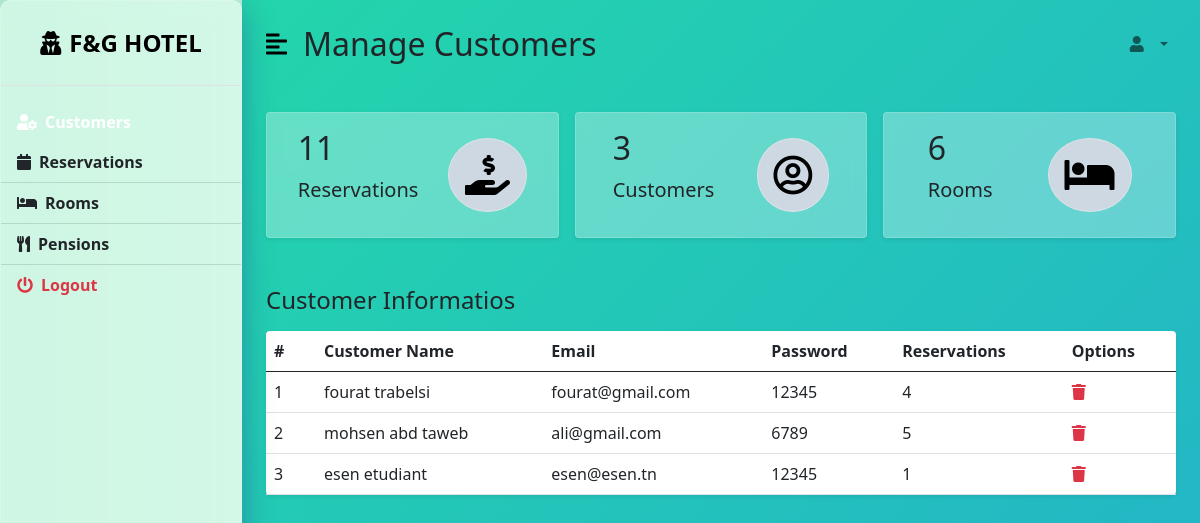
Screenshot of /hotelwebsite/Views/dash_admin.php (signed in) with the database file from the repository.
### tables this page shows
CREATE TABLE `customers` (
  `id` tinyint(50) NOT NULL,
  `full_name` varchar(50) NOT NULL,
  `user_email` varchar(50) NOT NULL,
  `user_pass` varchar(50) NOT NULL
);

### hotelwebsite/actions/autoload.act.php (called while the page is built, shortened)
<?php
spl_autoload_register(function ($class_name) {
    $base_dir = __DIR__ . '/../Models/';
    $class_name = str_replace('\\', DIRECTORY_SEPARATOR, $class_name);
    $file = $base_dir . $class_name . '.class.php';
});

### hotelwebsite/Models/Dbc.class.php (called while the page is built)
<?php
class Dbc {
    private string $host = 'localhost';
    private string $db_name = 'reservation';
    private string $user = 'root';
    private string $pass = '';
    public function connect(): PDO
    {
        $dsn = 'mysql:host=' . $this->host . ';dbname=' . $this->db_name;
        $pdo = new PDO($dsn, $this->user, $this->pass);
        $pdo->setAttribute(PDO::ATTR_DEFAULT_FETCH_MODE, PDO::FETCH_ASSOC);
        return $pdo;
    }
}

### hotelwebsite/Models/Admin.class.php (called while the page is built, shortened)
<?php
    class Admin extends Dbc
    {
        public function count_reservation_for_each_cos($user_id)
        {
            $sql = "SELECT COUNT(id) as reserve_count from reserve where user_id = ?";
            $stmt = $this->connect()->prepare($sql);
            $stmt->execute([$user_id]);
            $result = $stmt->fetch();
            return $result['reserve_count'];
        }
        public function count_all_reservations()
        {
            $sql = "SELECT COUNT(id) as reserve_nbr from reserve  ";
            $stmt = $this->connect()->query($sql);
            $result = $stmt->fetch();
            return $result['reserve_nbr'];
        }
        public function count_all_rooms()
        {
            $sql = "SELECT COUNT(room_id) as room_nbr from rooms  ";
            $stmt = $this->connect()->query($sql);
            $result = $stmt->fetch();
            return $result['room_nbr'];
        }
        public function count_all_customers()
        {
            $sql = "SELECT COUNT(id) as cost_nbr from customers ";
            $stmt = $this->connect()->query($sql);
            $result = $stmt->fetch();
            return $result['cost_nbr'];
        }
    }

### hotelwebsite/Models/Customer.class.php (called while the page is built, shortened)
<?php
    class Customer extends Dbc
    {
        public function get_customers_data(): array
        {
            $sql = "SELECT * From customers";
            $stmt = $this->connect()->query($sql);
            return $stmt->fetchAll();
        }
    }

### hotelwebsite/Controllers/dash_admin.con.php (the view, shortened to what this page needs)
<?php
    include '../actions/autoload.act.php';
    function get_costumers_data()
    {
        $customer = new Customer();
        $result = $customer->get_customers_data();
        foreach ($result as $row) {
            $res = new Admin();
            $reserve_count = $res->count_reservation_for_each_cos($row['id']);
            echo '<tr>';
            echo '<td>' . $row['id'] . '</td>';
            echo '<td>' . $row['full_name'] . '</td>';
            echo '<td>' . $row['user_email'] . '</td>';
            echo '<td>' . $row['user_pass'] . '</td>';
            echo '<td>' . $reserve_count . '</td>';
            echo '<td><a class="delete_costumer" id="' . $row['id'] . '" href="#" ><i class="fas fa-trash text-danger delete_costumer" ></i></a ></td>';
        }
    }
    function reservations_number()
    {
        $nbr = new Admin();
        return $nbr->count_all_reservations();
    }
    function room_number()
    {
        $nbr = new Admin();
        return $nbr->count_all_rooms();
    }
    function costumer_number()
    {
        $nbr = new Admin();
        return $nbr->count_all_customers();
    }

### hotelwebsite/Views/dash_admin.php (shortened to what this page needs)
<?php
    include ('../Controllers/dash_admin.con.php');
?>
<!DOCTYPE html>
<html lang="en">
<head>
    <link href="https://cdn.jsdelivr.net/npm/bootstrap@5.0.0-beta3/dist/css/bootstrap.min.css" rel="stylesheet" />
    <link rel="stylesheet" href="https://cdnjs.cloudflare.com/ajax/libs/font-awesome/5.15.3/css/all.min.css" />
    <link rel="stylesheet" href="styles.css" />
</head>
<body>
    <div class="d-flex" id="wrapper">
        <div class="side" id="sidebar-wrapper">
            <div class="sidebar-heading text-center py-4 primary-text fs-4 fw-bold text-uppercase border-bottom"><i
                    class="fas fa-user-secret me-2"></i>F&G HOTEL</div>
            <div class="list-group list-group-flush my-3">
                <a href="#" class="list-group-item list-group-item-action bg-transparent second-text customer active"><i class="fas fa-user-cog me-2"></i>Customers</a>
                <a href="#" class="list-group-item list-group-item-action bg-transparent second-text reservation fw-bold"><i class="fas fa-calendar me-2"></i>Reservations</a>
                <a href="#" class="list-group-item list-group-item-action bg-transparent second-text room fw-bold"><i class="fas fa-bed me-2"></i>Rooms</a>
                <a href="#" class="list-group-item list-group-item-action bg-transparent second-text pension fw-bold"><i class="fas fa-utensils me-2 "></i>Pensions</a>
                <a href="../Controllers/logout.conadmin.php" class="list-group-item list-group-item-action bg-transparent text-danger fw-bold"><i
                        class="fas fa-power-off me-2"></i>Logout</a>
            </div>
        </div>
        <div id="page-content-wrapper">
            <nav class="navbar navbar-expand-lg navbar-light bg-transparent py-4 px-4">
                <div class="d-flex align-items-center">
                    <i class="fas fa-align-left primary-text fs-4 me-3" id="menu-toggle"></i>
                    <h2 class="fs-2 m-0">Manage Customers </h2>
                </div>
                <div class="collapse navbar-collapse" id="navbarSupportedContent">
                    <ul class="navbar-nav ms-auto mb-2 mb-lg-0">
                        <li class="nav-item dropdown">
                            <a class="nav-link dropdown-toggle second-text fw-bold" href="#" id="navbarDropdown"
                                role="button" data-bs-toggle="dropdown" aria-expanded="false">
                                <i class="fas fa-user me-2"></i><?php echo $_SESSION['user_name']; ?>
                            </a>
                        </li>
                    </ul>
                </div>
            </nav>
            <div class="container-fluid px-4">
                <div class="row g-3 my-2">
                    <div class="col-md-4 ">
                        <div class="p-3  shadow-sm d-flex justify-content-around align-items-center rounded cards">
                            <div>
                                <h3 class="fs-2"><?php echo reservations_number() ?></h3>
                                <p class="fs-5">Reservations</p>
                            </div>
                            <i
                                class="fas fa-hand-holding-usd fs-1 primary-text border rounded-full secondary-bg p-3"></i>
                        </div>
                    </div>
                    <div class="col-md-4 ">
                        <div class="p-3 shadow-sm d-flex justify-content-around align-items-center rounded cards">
                            <div>
                                <h3 class="fs-2"><?php echo costumer_number() ?></h3>
                                <p class="fs-5">Customers</p>
                            </div>
                            <i class="far fa-user-circle fs-1 primary-text border rounded-full secondary-bg p-3"></i>
                        </div>
                    </div>
                    <div class="col-md-4">
                        <div class="p-3 shadow-sm d-flex justify-content-around align-items-center rounded cards">
                            <div>
                                <h3 class="fs-2"><?php echo room_number() ?></h3>
                                <p class="fs-5">Rooms</p>
                            </div>
                            <i class="fas fa-bed fs-1 primary-text border rounded-full secondary-bg p-3"></i>
                        </div>
                    </div>
                </div>
                <div id="customer_table" style="display: block"><?php include 'includes/customer_table.php' ;?></div>
                <div  ><?php include 'includes/modal.php'?></div>
            </div>
        </div>
    </div>
</body>
</html>

### hotelwebsite/Views/includes/customer_table.php (shortened to what this page needs)
<div class="row my-5">
                <h3 class="fs-4 mb-3">Customer Informatios</h3>
                <div class="col">
                    <table class="table bg-white rounded shadow-sm  table-hover">
                        <thead>
                            <tr>
                                <th scope="col" width="50">#</th>
                                <th scope="col">Customer Name</th>
                                <th scope="col">Email</th>
                                <th scope="col">Password</th>
                                <th scope="col">Reservations</th>
                                <th scope="col">Options</th>
                            </tr>
                        </thead>
                        <tbody>
                        <?php echo get_costumers_data(); ?>
                        </tbody>
                    </table>
                </div>
            </div>

### hotelwebsite/Views/includes/modal.php (shortened to what this page needs)
<link rel="stylesheet" href="https://stackpath.bootstrapcdn.com/bootstrap/5.0.0-alpha1/css/bootstrap.min.css">
<link rel="stylesheet" href="https://pro.fontawesome.com/releases/v5.10.0/css/all.css"/>
<link rel="stylesheet" href="css/modal.css">
<link rel="stylesheet" href="https://stackpath.bootstrapcdn.com/bootstrap/5.0.0-alpha1/css/bootstrap.min.css">
<link rel="stylesheet" href="https://pro.fontawesome.com/releases/v5.10.0/css/all.css"/>
<link rel="stylesheet" href="css/modal.css">
<link rel="stylesheet" href="https://stackpath.bootstrapcdn.com/bootstrap/5.0.0-alpha1/css/bootstrap.min.css">
<link rel="stylesheet" href="https://pro.fontawesome.com/releases/v5.10.0/css/all.css"/>
<link rel="stylesheet" href="css/modal.css">

### hotelwebsite/Views/styles.css (style rules this page uses)
:root { --main-bg-color: #697f92; --main-text-color: #000000; --second-text-color: #2E8BC0; --second-bg-color: #cdd8e2; }
.primary-text { color: var(--main-text-color); }
.second-text { color: var(--second-text-color); }
.secondary-bg { background-color: var(--second-bg-color); }
.rounded-full { border-radius: 100%; }
#wrapper { overflow-x: hidden; background-image: linear-gradient( to right, #baf3d7, #c2f5de, #cbf7e4, #d4f8ea, #ddfaef ); }
#sidebar-wrapper { min-height: 100vh; margin-left: -15rem; -webkit-transition: margin 0.25s ease-out; -moz-transition: margin 0.25s ease-out; -o-transition: margin 0.25s ease-out; transition: margin 0.25s ease-out; background: rgba( 255, 255, 255, 0.30 ); box-shadow: 0 8px 32px 0 rgba( 31, 38, 135, 0.37 ); backdrop-filter: blur( 9.5px ); -webkit-backdrop-filter: blur( 9.5px ); border-radius: 10px; border: 1px solid rgba( 255, 255, 255, 0.18 ); }
#sidebar-wrapper .sidebar-heading { padding: 0.875rem 1.25rem; font-size: 1.2rem; }
#sidebar-wrapper .list-group { width: 15rem; }
#page-content-wrapper { min-width: 100vw; background: linear-gradient(-45deg, #ee7752, #e73c7e, #23a6d5, #23d5ab); background-size: 400% 400%; animation: gradient 15s ease infinite; }
#menu-toggle { cursor: pointer; }
.list-group-item { border: none; padding: 20px 30px; }
.list-group-item.active { background-color: transparent; color: var(--main-text-color); font-weight: bold; border: none; }
@media (min-width: 768px) { #sidebar-wrapper { margin-left: 0; } }
@media (min-width: 768px) { #page-content-wrapper { min-width: 0; width: 100%; } }
.cards { background: rgba( 255, 255, 255, 0.30 ); box-shadow: 0 8px 32px 0 rgba( 31, 38, 135, 0.37 ); backdrop-filter: blur( 7.5px ); -webkit-backdrop-filter: blur( 7.5px ); border-radius: 10px; border: 1px solid rgba( 255, 255, 255, 0.18 ); }

### rows the page displays
customers: id "1", full_name "fourat trabelsi", user_email "fourat@gmail.com", user_pass "12345", reserve_count "4"
customers: id "2", full_name "mohsen abd taweb", user_email "ali@gmail.com", user_pass "6789", reserve_count "5"
customers: id "3", full_name "esen etudiant", user_email "esen@esen.tn", user_pass "12345", reserve_count "1"

### other values shown
reservations_number() "11"
costumer_number() "3"
room_number() "6"
